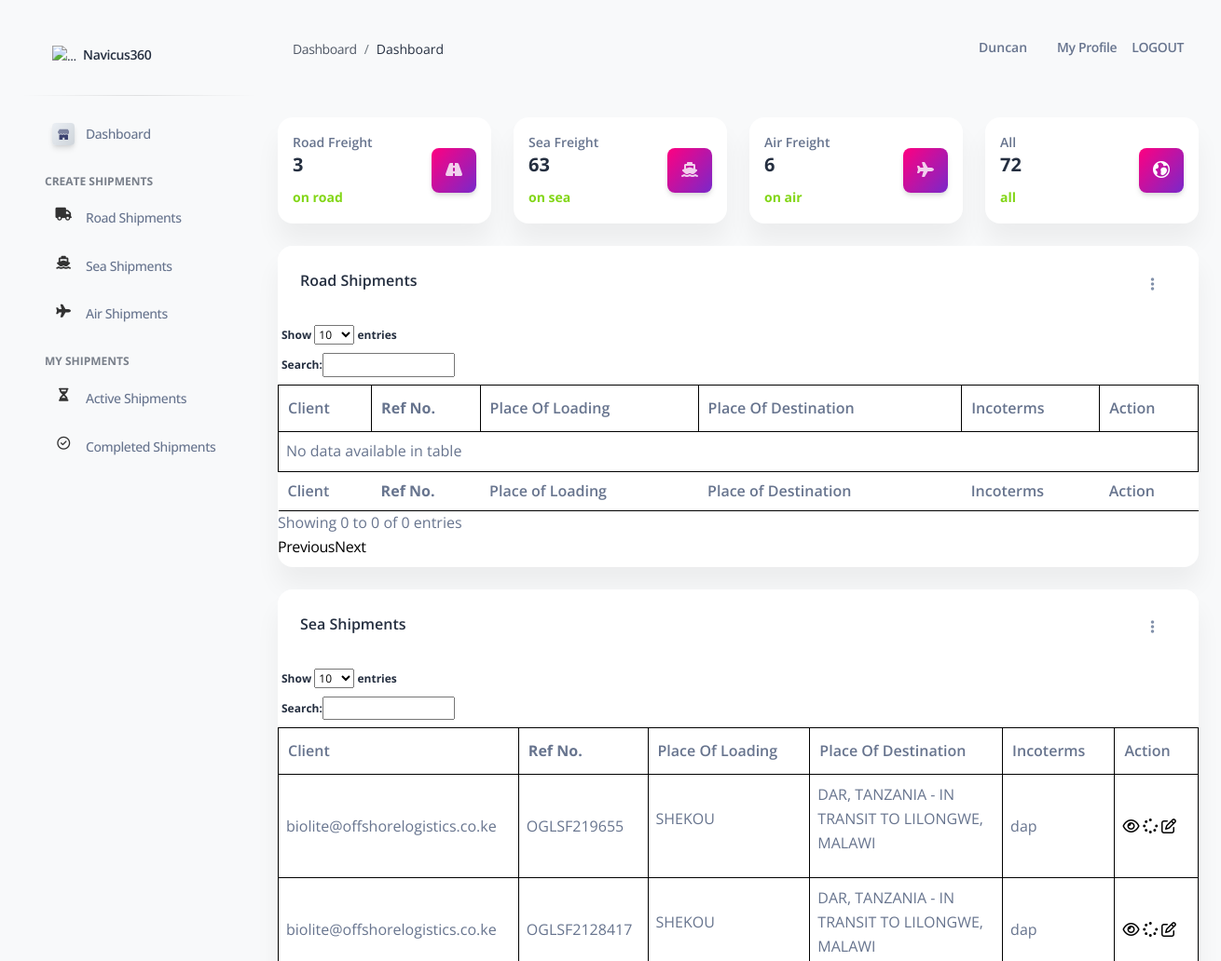
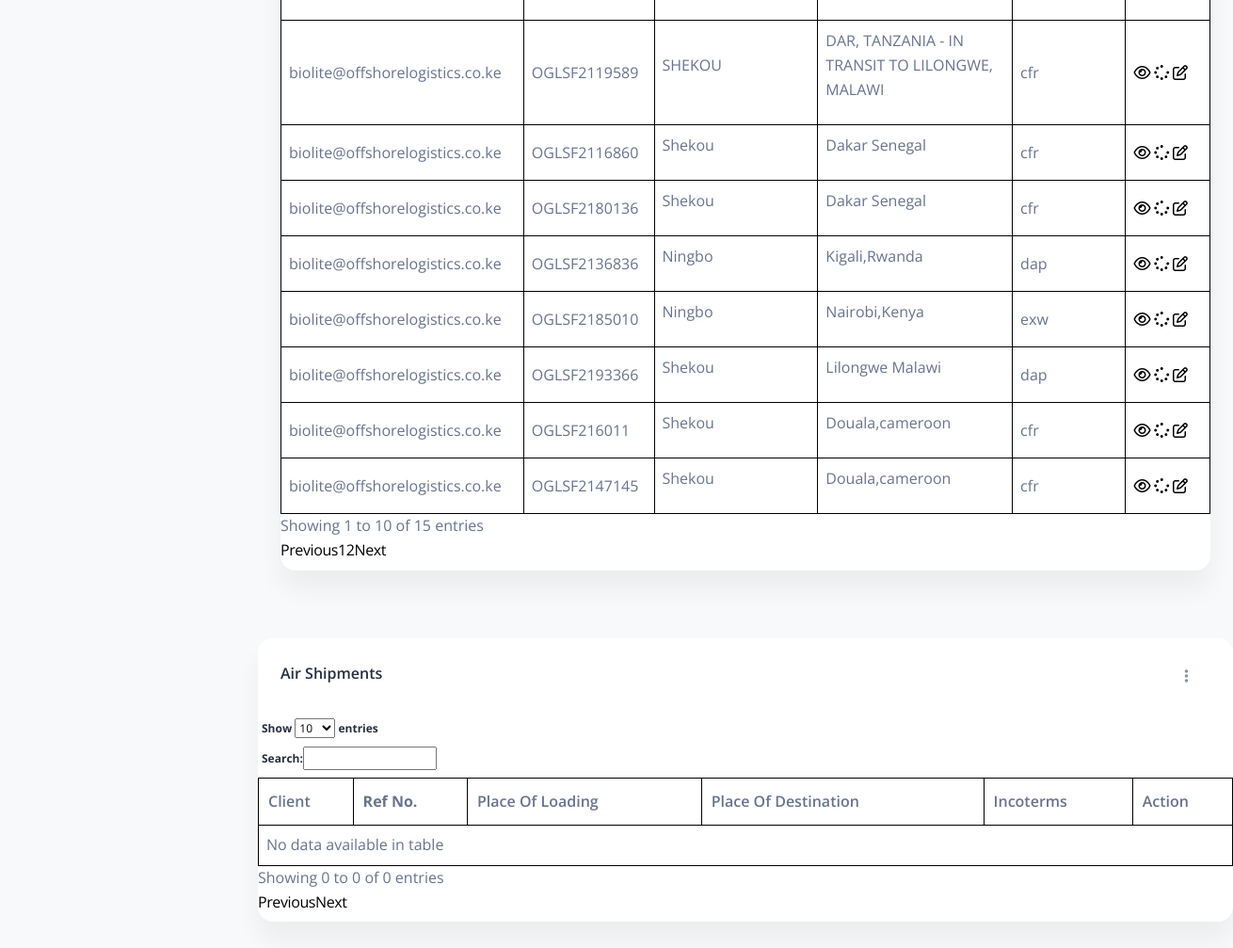
Page /keyuser/ (signed in) on the committed database (2 pictures, top to bottom).
### accounts/models.py (models this page shows, shortened)
class Account(AbstractBaseUser, PermissionsMixin):
	email = models.EmailField(_('Email address'), unique=True)
	firstname = models.CharField(max_length=200)
	lastname = models.CharField(max_length=200)
	company = models.CharField(max_length=1000)
	address = models.CharField(max_length=200,blank=True)
	start_date = models.DateField(default=timezone.now)
	is_staff = models.BooleanField(default=False)
	is_active = models.BooleanField(default=False)
	objects = CustomAccountManager()
	USERNAME_FIELD = 'email'
	REQUIRED_FIELDS = ['firstname', 'lastname',]

### shipments/models.py (models this page shows, shortened)
class SeaFreightShip(models.Model):
    staff = models.ForeignKey(Account,
                            on_delete=models.CASCADE,
                            related_name='staff_user_sea')
    owner = models.CharField(max_length = 1000)
    refno = models.CharField(max_length = 1000)
    son = models.CharField(max_length = 1000)
    consignee = models.CharField(max_length = 1000)
    billofnumber = models.CharField(max_length=1000)
    customerref = models.CharField(max_length=1000, default='000')
    shippingline = models.CharField(max_length=1000, default='000')
    incoterms = models.CharField(max_length=1000)
    cargo_description = models.CharField(max_length=2000)
    placeofloading = models.CharField(max_length=2000)
    placeofdelivery= models.CharField(max_length=2000)
    containersize = models.CharField(blank=True,max_length=2000)
    unitsize = models.IntegerField()
    unittype = models.CharField(max_length=100)
    current_etd = models.CharField(max_length=100, null=True, blank=True)
    current_eta = models.CharField(max_length=100, null=True, blank=True)
    current_sailingstatus = models.CharField(max_length=100, null=True, blank=True)
    shippingstatus = models.CharField(max_length=100, null=True, blank=True, default='in-progress')

### keyuser/views.py (the view)
# urls.py: path('',home ,name='client_home'),
@login_required
@user_passes_test(not_in_oglstaff_group,login_url='/client/')
def home(request):
    roadfreight = RoadFreightShip.objects.filter( staff= request.user)
    seafreight = SeaFreightShip.objects.filter( staff= request.user)
    airfreight = AirFreightShip.objects.filter( staff= request.user)
    rno = len(roadfreight)
    sno = len(seafreight)
    airno = len(airfreight)
    allno = rno+sno+airno
    return render(request,"index_fielduser.html",{"group":"staff","context":roadfreight,"context2":seafreight,"context3":airfreight,"rno":rno,"airno":airno,"sno":sno,"allno":allno,"sidebar":"true"})

### keyuser/views.py (called while the page is built)
def not_in_oglstaff_group(user):
	if user.groups.filter(name='Ogl_keyuser').exists():
		return True
	else:
		return False

### fielduser/templates/index_fielduser.html (shortened to what this page needs)
{% extends "base.html" %}
{% load static %}
{% load crispy_forms_tags %}
{% block content %}
<div class="container-fluid py-4">
  <div class="row mt-4">
    <div class="col-xl-3 col-sm-6 mb-xl-0 mb-4">
      <div class="card">
        <div class="card-body p-3">
          <div class="row">
            <div class="col-7">
              <div class="numbers">
                <p class="text-sm mb-0 text-capitalize font-weight-bold">Road Freight</p>
                <h5 class="font-weight-bolder">{{rno}}</h5>
                <span class="text-success text-sm font-weight-bolder">on road</span>
              </div>
            </div>
            <div class="col-5 text-end my-auto">
              <div class="icon icon-shape bg-gradient-primary shadow text-center border-radius-md">
                <i class="fa fa-road"></i>
              </div>
            </div>
          </div>
        </div>
      </div>
    </div>
    <div class="col-xl-3 col-sm-6 mb-xl-0 mb-4">
      <div class="card">
        <div class="card-body p-3">
          <div class="row">
            <div class="col-7">
              <div class="numbers">
                <p class="text-sm mb-0 text-capitalize font-weight-bold">Sea Freight</p>
                <h5 class="font-weight-bolder">{{sno}}</h5>
                <span class="text-success text-sm font-weight-bolder">on sea</span>
              </div>
            </div>
            <div class="col-5 text-end my-auto">
              <div class="icon icon-shape bg-gradient-primary shadow text-center border-radius-md">
                <i class="fa fa-ship"></i>
              </div>
            </div>
          </div>
        </div>
      </div>
    </div>
    <div class="col-xl-3 col-sm-6 mb-xl-0 mb-4">
      <div class="card">
        <div class="card-body p-3">
          <div class="row">
            <div class="col-7">
              <div class="numbers">
                <p class="text-sm mb-0 text-capitalize font-weight-bold">Air Freight</p>
                <h5 class="font-weight-bolder">{{airno}}</h5>
                <span class="text-success text-sm font-weight-bolder">on air</span>
              </div>
            </div>
            <div class="col-5 text-end my-auto">
              <div class="icon icon-shape bg-gradient-primary shadow text-center border-radius-md">
                <i class="fa fa-plane"></i>
              </div>
            </div>
          </div>
        </div>
      </div>
    </div>
    <div class="col-xl-3 col-sm-6">
      <div class="card">
        <div class="card-body p-3">
          <div class="row">
            <div class="col-7">
              <div class="numbers">
                <p class="text-sm mb-0 text-capitalize font-weight-bold">All</p>
                <h5 class="font-weight-bolder">{{allno}}</h5>
                <span class="text-success text-sm font-weight-bolder">all</span>
              </div>
            </div>
            <div class="col-5 text-end my-auto">
              <div class="icon icon-shape bg-gradient-primary shadow text-center border-radius-md">
                <i class="ni ni-world text-lg opacity-10" aria-hidden="true" aria-hidden="true"></i>
              </div>
            </div>
          </div>
        </div>
      </div>
    </div>
  </div>
  <div class="row my-4">
    <div class="col-sm-12">
      <div class="card">
        <div class="card-header pb-0">
          <div class="row">
            <div class="col-lg-6 col-7">
              <h6>Road Shipments</h6>
            </div>
            <div class="col-lg-6 col-5 my-auto text-end">
              <div class="dropdown float-lg-end pe-4">
                <a class="cursor-pointer" id="dropdownTable" data-bs-toggle="dropdown" aria-expanded="false">
                  <i class="fa fa-ellipsis-v text-secondary"></i>
                </a>
              </div>
            </div>
          </div>
        </div>
        <div class="card-body px-0 pb-2">
          <div class="table-responsive">
            <table class="table align-items-center mb-0" id="roadtable">
              <thead>
                <tr>
                    <th>Client</th>
                    <th><b>Ref No.</th>
                    <th>Place of Loading</th>
                    <th>Place of Destination</th>
                    <th>Incoterms</th>
                    <th>Action</b></th>
                </tr>
            </thead>
            <tbody>
            </tbody>
            <tfoot>
              <tr>
                <th>Client</th>
                <th><b>Ref No.</b></th>
                <th>Place of Loading</th>
                <th>Place of Destination</th>
                <th>Incoterms</th>
                <th>Action</b></th>
              </tr>
          </tfoot>
            </table>
          </div>
        </div>
      </div>
    </div>
  </div>
  <div class="row my-4">
    <div class="col-sm-12">
      <div class="card">
        <div class="card-header pb-0">
          <div class="row">
            <div class="col-lg-6 col-7">
              <h6>Sea Shipments</h6>
            </div>
            <div class="col-lg-6 col-5 my-auto text-end">
              <div class="dropdown float-lg-end pe-4">
                <a class="cursor-pointer" id="dropdownTable" data-bs-toggle="dropdown" aria-expanded="false">
                  <i class="fa fa-ellipsis-v text-secondary"></i>
                </a>
              </div>
            </div>
          </div>
        </div>
        <div class="card-body px-0 pb-2">
          <div class="table-responsive">
            <table class="table align-items-center mb-0" id="seatable">
              <thead>
                <tr>
                  <th>Client</th>
                    <th><b>Ref No.</th>
                    <th>Place of Loading</th>
                    <th>Place of Destination</th>
                    <th>Incoterms</th>
                    <th>Action</b></th>
                </tr>
            </thead>
            <tbody>
              {% for item in context2 %}
              {% if item.shippingstatus != 'Completed' %}
              <tr>
                <td>
                  {{ item.owner }}
                  </td>
                <td>
                {{ item.refno }}
                </td>
                <td>
                {{item.placeofloading|wordwrap:25|linebreaks}}
                </td>
                <td>
                {{item.placeofdelivery|wordwrap:25|linebreaks}}
                </td>
                <td>
                  {{item.incoterms}}
                </td>
                <td><a href="view2/{{item.id}}/{{item.refno}}/"><i class="fa fa-eye"></i></a>
                  <a href="edit2/{{item.id}}/{{item.refno}}/"><i class="fa fa-spinner"></i></a>
                  <a href="{% url 'fielduser:editshipment' item.id item.refno %}"><i class="fa fa-edit"></i></a>
                </td>
              </tr>
              {% endif %}
              {% endfor %}
            </tbody>
            </table>
          </div>
        </div>
      </div>
    </div>
    </div>
  </div>
  <div class="row my-4">
    <div class="col-sm-12">
      <div class="card">
        <div class="card-header pb-0">
          <div class="row">
            <div class="col-lg-6 col-7">
              <h6>Air Shipments</h6>
            </div>
            <div class="col-lg-6 col-5 my-auto text-end">
              <div class="dropdown float-lg-end pe-4">
                <a class="cursor-pointer" id="dropdownTable" data-bs-toggle="dropdown" aria-expanded="false">
                  <i class="fa fa-ellipsis-v text-secondary"></i>
                </a>
              </div>
            </div>
          </div>
        </div>
        <div class="card-body px-0 pb-2">
          <div class="table-responsive">
            <table class="table align-items-center mb-0 id" id="airtable">
              <thead>
                <tr>
                  <th>Client</th>
                    <th><b>Ref No.</th>
                    <th>Place of Loading</th>
                    <th>Place of Destination</th>
                    <th>Incoterms</th>
                    <th>Action</b></th>
                </tr>
            </thead>
            <tbody>
            </tbody>
            </table>
          </div>
        </div>
      </div>
    </div>
  </div>
{% endblock content %}

### templates/includes/navigation.html (shortened to what this page needs)
  <nav class="navbar navbar-main navbar-expand-lg px-0 mx-4 shadow-none border-radius-xl" id="navbarBlur" navbar-scroll="true">
    <div class="container-fluid px-3">
        <nav aria-label="breadcrumb">
          <ol class="breadcrumb bg-transparent mb-0 pb-1 px-0 me-sm-6 me-12">
            <li class="breadcrumb-item"><a class="opacity-8 text-dark" href="javascript:;">Dashboard</a></li>
            <li class="breadcrumb-item text-dark active" aria-current="page">
              Dashboard
            </li>
          </ol>
        </nav>
        <div class="ms-md-auto ps-md-3 d-flex align-items-center">
          <div class="border-radius-lg d-flex">
            <span class="nav-link text-body font-weight-bold"> {{request.user.firstname}}</span>
          </div>
          <div class="border-radius-lg d-flex">
            <a class="nav-link text-body font-weight-bold" href="/profile/">My Profile</a>
          </div>
          <li class="nav-item d-flex align-items-center">
            <a href="{% url 'logout' %}"
               class="nav-link text-body text-uppercase font-weight-bold px-0">
              Logout
            </a>
          </li>
        </div>
    </div>
  </nav>

### static/css/nucleo-svg.css (style rules this page uses)
.icon { display: inline-block; color: #111111; height: 1em; width: 1em; }
.icon { fill: currentColor; stroke: none; }

### fielduser/templates/index_fielduser.html (style rules this page uses)
.table th { padding-left: 10px !important; border-bottom: 1px solid black; }
.table td { border: 1px solid black !important; }
.table> :not(:last-child)> :last-child>* { border: 1px solid black; border-bottom: unset; }

### templates/includes/sidebar.html (style rules this page uses)
.table th { padding-left: 10px !important; }

### rows in the picture
Account: user.firstname "Duncan"
SeaFreightShip: owner "biolite@offshorelogistics.co.ke", refno "OGLSF219655", placeofloading "SHEKOU", placeofdelivery "DAR, TANZANIA - IN TRANSIT TO LILONGWE, MALAWI", incoterms "dap"
SeaFreightShip: owner "biolite@offshorelogistics.co.ke", refno "OGLSF2128417", placeofloading "SHEKOU", placeofdelivery "DAR, TANZANIA - IN TRANSIT TO LILONGWE, MALAWI", incoterms "dap"
SeaFreightShip: owner "biolite@offshorelogistics.co.ke", refno "OGLSF2119589", placeofloading "SHEKOU", placeofdelivery "DAR, TANZANIA - IN TRANSIT TO LILONGWE, MALAWI", incoterms "cfr"
SeaFreightShip: owner "biolite@offshorelogistics.co.ke", refno "OGLSF2116860", placeofloading "Shekou", placeofdelivery "Dakar Senegal", incoterms "cfr"
SeaFreightShip: owner "biolite@offshorelogistics.co.ke", refno "OGLSF2180136", placeofloading "Shekou", placeofdelivery "Dakar Senegal", incoterms "cfr"
SeaFreightShip: owner "biolite@offshorelogistics.co.ke", refno "OGLSF2136836", placeofloading "Ningbo", placeofdelivery "Kigali,Rwanda", incoterms "dap"
SeaFreightShip: owner "biolite@offshorelogistics.co.ke", refno "OGLSF2185010", placeofloading "Ningbo", placeofdelivery "Nairobi,Kenya", incoterms "exw"
SeaFreightShip: owner "biolite@offshorelogistics.co.ke", refno "OGLSF2193366", placeofloading "Shekou", placeofdelivery "Lilongwe Malawi", incoterms "dap"
SeaFreightShip: owner "biolite@offshorelogistics.co.ke", refno "OGLSF216011", placeofloading "Shekou", placeofdelivery "Douala,cameroon", incoterms "cfr"
SeaFreightShip: owner "biolite@offshorelogistics.co.ke", refno "OGLSF2147145", placeofloading "Shekou", placeofdelivery "Douala,cameroon", incoterms "cfr"

### other values in the picture
{{ rno }} "3"
{{ sno }} "63"
{{ airno }} "6"
{{ allno }} "72"
